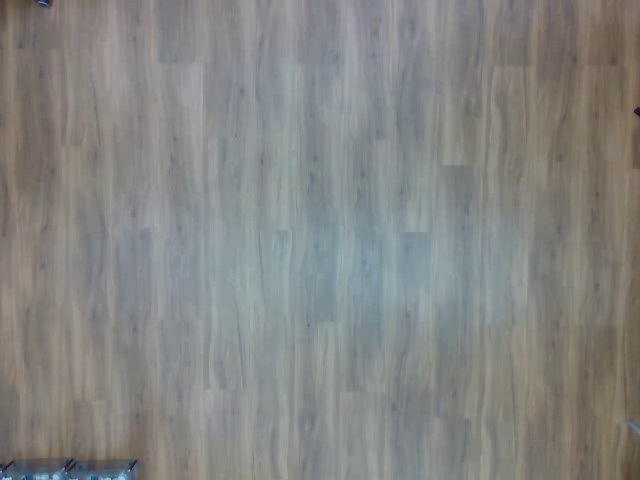
#> input picture frame 90 of Background.mp4, 640 x 480 px
$ python DrivableSurfaceVisual.py
#> lines starting #> are read from the running program, lines starting #| are printed output that depends on the picture; pictures that were not available may be replaced by others from this repository, and a replacement may not be noted
### Functions.py
import numpy as np
import cv2
import alphashape as ash

def CHI(thresh, passes, cutoff):
    for i in range(1, passes):
        # Find contours of binary image
        contours, hierarchy = cv2.findContours(thresh, cv2.RETR_EXTERNAL, cv2.CHAIN_APPROX_SIMPLE)
        # Create hull array for convex hull points
        hull = []

        # Calculate points for each contour
        for i in range(len(contours)):
            # Creating convex hull object for each contour
            hull.append(cv2.convexHull(contours[i], False))

        # Create an empty black image
        drawing = np.zeros((thresh.shape[0], thresh.shape[1], 3), np.uint8)

        # Draw contours and hull points
        for i in range(len(contours)):
            color = (255, 255, 255)
            # Draw ith convex hull object and fill with white
            cv2.drawContours(drawing, hull, i, color, -1, 8)

        drawing = cv2.cvtColor(drawing, cv2.COLOR_BGR2GRAY)
        ref, thresh = cv2.threshold(drawing, cutoff, 255, cv2.THRESH_BINARY)

    return thresh, hull

def ArtFilt(img, min_size):
    # Find all your connected components
    nb_components, output, stats, centroids = cv2.connectedComponentsWithStats(img, connectivity=8)
    sizes = stats[1:, -1];
    nb_components = nb_components - 1

    # Result
    img2 = np.zeros((output.shape))
    # For every component in the image, you keep it only if it's above min_size
    for i in range(0, nb_components):
        if sizes[i] >= min_size:
            img2[output == i + 1] = 255

    return img2

# [211 lines left out: functions ConvexHull, dist_calc, GrabCut, GrabCutPixel, ChannelSplit, RGBConvexHull and 2 more, not called in this run]

### DrivableSurfaceVisual.py
import numpy as np
import cv2
from skimage import data, filters
import Functions as func

# Open Video
cap = cv2.VideoCapture("8.mp4")
bg = cv2.VideoCapture('Background.mp4')

# Randomly select 25 frames
frameIds = bg.get(cv2.CAP_PROP_FRAME_COUNT) * np.random.uniform(size=25)
# Store selected frames in an array
frames = []
for fid in frameIds:
    cap.set(cv2.CAP_PROP_POS_FRAMES, fid)
    ret, frame = bg.read()
    frames.append(frame)
#> this loop made 25 passes
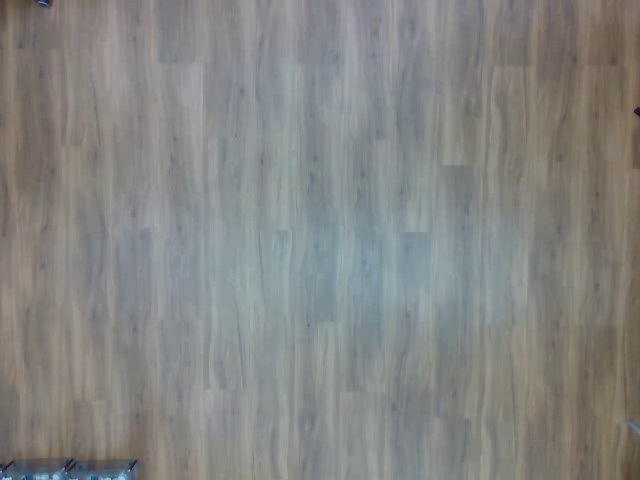
#> input picture frame 90 of Background.mp4, 640 x 480 px
#> after the loop, frames = 25 items

# Calculate the median along the time axis
medianFrame = np.median(frames, axis=0).astype(dtype=np.uint8)

#medianFrame = cv2.imread('bgapp.jpg')

# Reset frame number to 0
cap.set(cv2.CAP_PROP_POS_FRAMES, 0)

# Convert background to grayscale
grayMedianFrame = cv2.cvtColor(medianFrame, cv2.COLOR_BGR2GRAY)

# Loop over all frames
ret = True
while(True):

  # Read frame
  ret, frame = cap.read()

  if ret:
    # Convert current frame to grayscale
    gframe = cv2.cvtColor(frame, cv2.COLOR_BGR2GRAY)
    # Calculate absolute difference of current frame and
    # the median frame
    dframe = cv2.absdiff(gframe, grayMedianFrame)
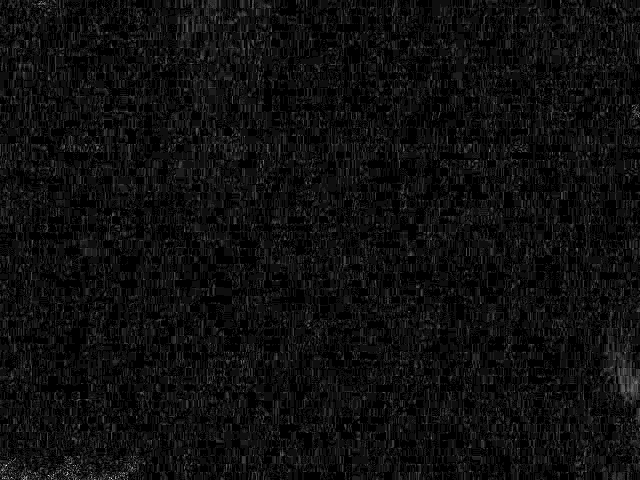
#> dframe: shape (480, 640); min 0, max 17, mean 0.962; drawn with min black and max white
    # Treshold to binarize
    th, dframe = cv2.threshold(dframe, 50, 255, cv2.THRESH_BINARY)
#> dframe: shape (480, 640); every value is 0
    # Do 2 passes to create a filled in convex hull of all moving objects
    hullframe, hull = func.CHI(dframe,2,50)
#> hull = []
    # Remove small artifacts created by the background subtraction
    noArtframe = func.ArtFilt(hullframe, 300)
#> in ArtFilt, `nb_components, output, stats, centroids = cv2.connectedComponentsWithS..`: output: shape (480, 640) int32; every value is 0
#> in ArtFilt, `nb_components, output, stats, centroids = cv2.connectedComponentsWithS..`: nb_components = 1; stats = [[0, 0, 640, 480, 307200]]; centroids = [[319.5, 239.5]]
#> in ArtFilt, `sizes = stats[1:, -1];`: sizes = empty array
#> in ArtFilt, `nb_components = nb_components - 1`: nb_components = 0
#> after the loop in ArtFilt, `for i in range(0, nb_components):`: img2: shape (480, 640) float64; every value is 0

    col1 = np.hstack((np.true_divide(gframe,255), dframe))
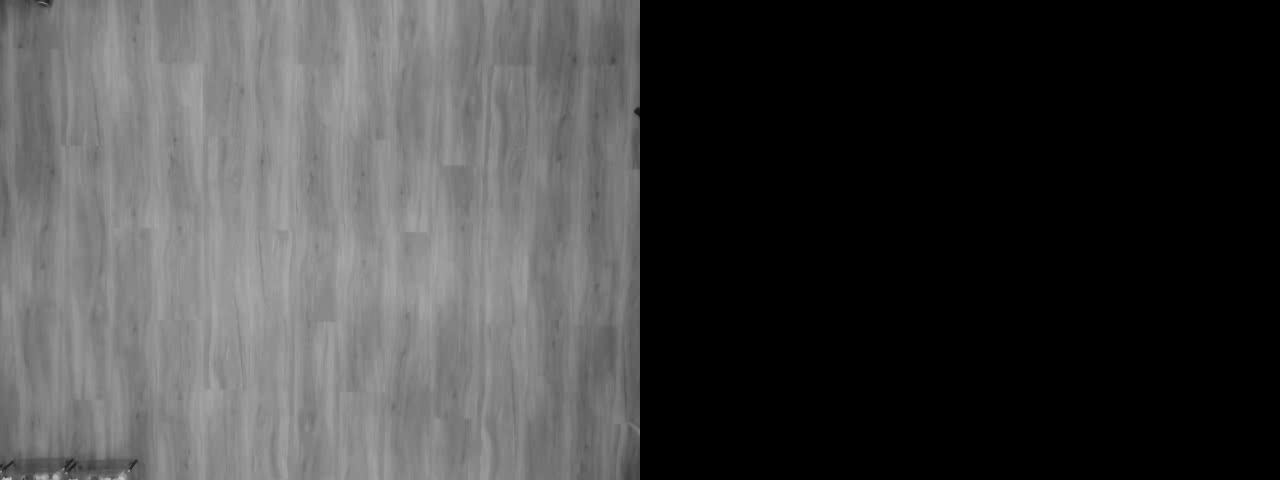
#> col1: shape (480, 1280) float64; min 0, max 0.765, mean 0.259
    col2 = np.hstack((hullframe, noArtframe))
#> col2: shape (480, 1280) float64; every value is 0

    video = np.vstack((col1, col2))
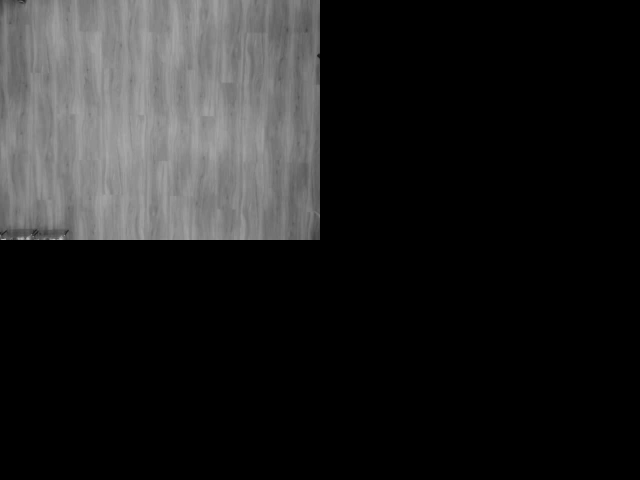
#> video: shape (960, 1280) float64 (shown at 1/2 size); min 0, max 0.765, mean 0.13

    video = cv2.resize(video, (960,540))
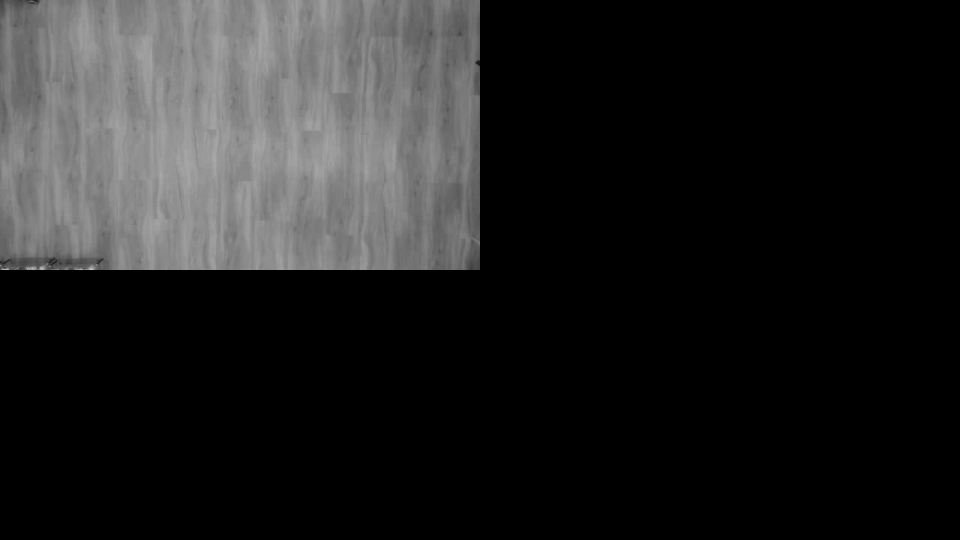
#> video: shape (540, 960) float64; min 0, max 0.751, mean 0.13
    cv2.imshow('Video', video)
    cv2.waitKey(20)

  else:
    print('no more frames ... replaying video')
    cap.set(cv2.CAP_PROP_POS_FRAMES, 0)

# Release video object
cap.release()

# Destroy all windows
cv2.destroyAllWindows()

$ run again, starting later in the video
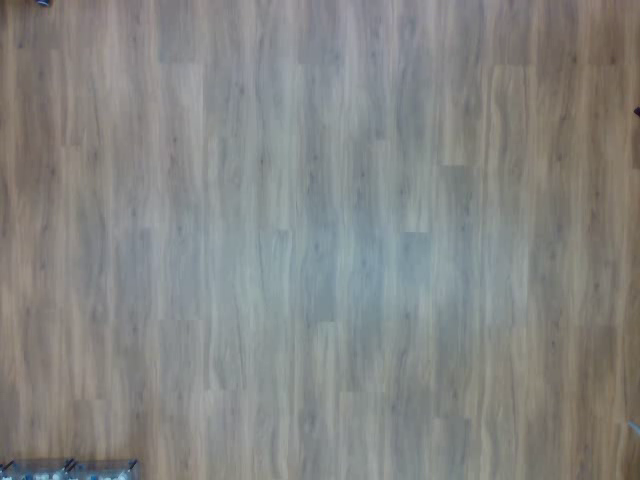
#> input picture frame 405 of Background.mp4, 640 x 480 px
#> the loop `for fid in frameIds:` made 25 passes
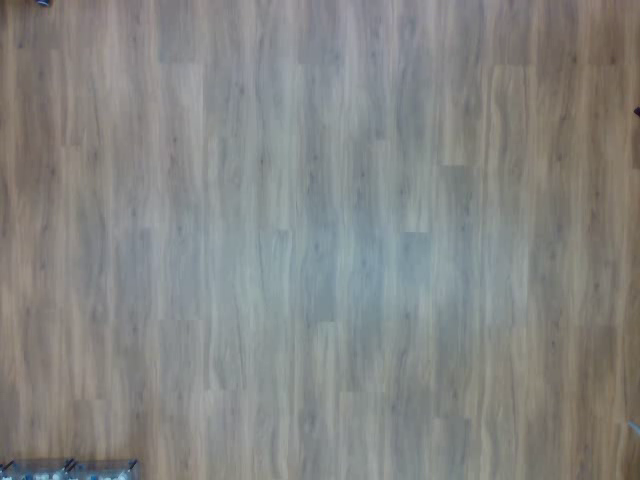
#> input picture frame 405 of Background.mp4, 640 x 480 px
#> after the loop `for fid in frameIds:`: frames = 25 items
#> `dframe = cv2.absdiff(gframe, grayMedianFrame)`:
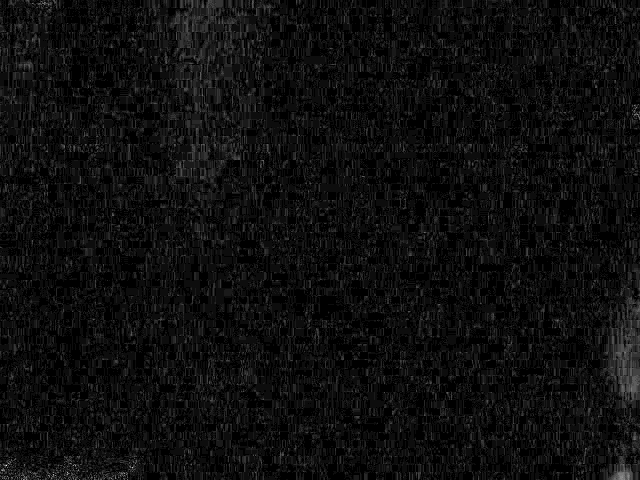
#> dframe: shape (480, 640); min 0, max 19, mean 1.07; drawn with min black and max white
#> hull = []
#> output: shape (480, 640) int32; every value is 0
#> in ArtFilt, `nb_components, output, stats, centroids = cv2.connectedComponentsWithS..`: nb_components = 1; stats = [[0, 0, 640, 480, 307200]]; centroids = [[319.5, 239.5]]
#> sizes = empty array
#> in ArtFilt, `nb_components = nb_components - 1`: nb_components = 0
#> col2: shape (480, 1280) float64; every value is 0

$ run again, starting later in the video
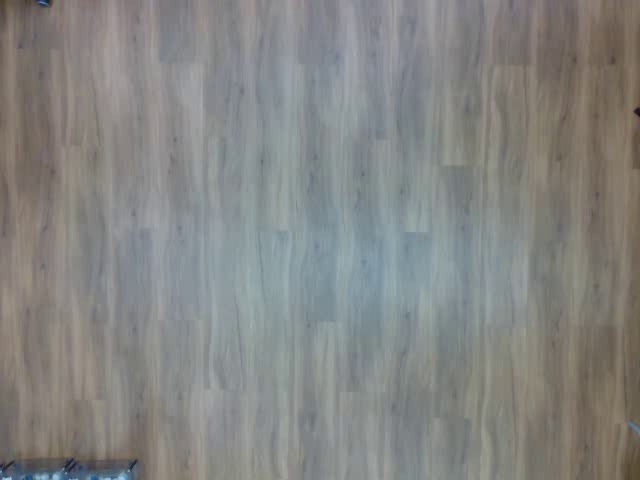
#> input picture frame 720 of Background.mp4, 640 x 480 px
#> the loop `for fid in frameIds:` made 25 passes
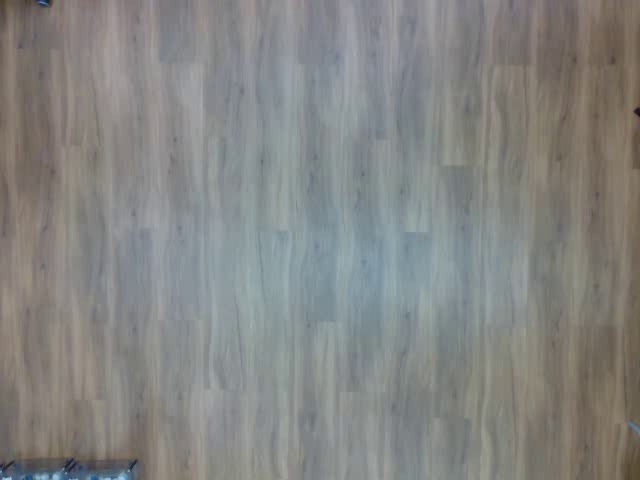
#> input picture frame 720 of Background.mp4, 640 x 480 px
#> after the loop `for fid in frameIds:`: frames = 25 items
#> `dframe = cv2.absdiff(gframe, grayMedianFrame)`:
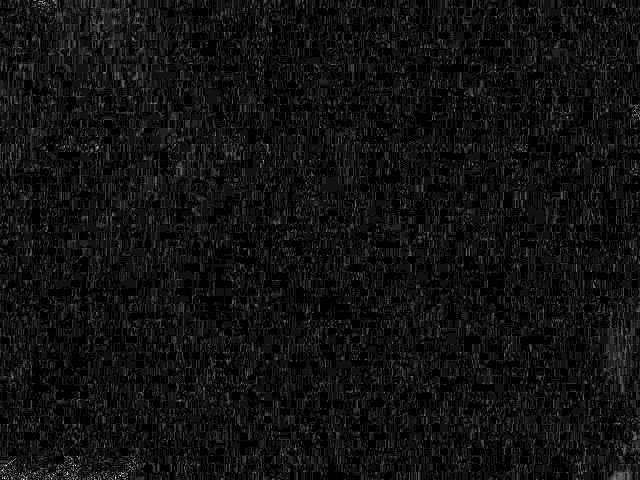
#> dframe: shape (480, 640); min 0, max 15, mean 0.996; drawn with min black and max white
#> hull = []
#> output: shape (480, 640) int32; every value is 0
#> in ArtFilt, `nb_components, output, stats, centroids = cv2.connectedComponentsWithS..`: nb_components = 1; stats = [[0, 0, 640, 480, 307200]]; centroids = [[319.5, 239.5]]
#> sizes = empty array
#> in ArtFilt, `nb_components = nb_components - 1`: nb_components = 0
#> col2: shape (480, 1280) float64; every value is 0
